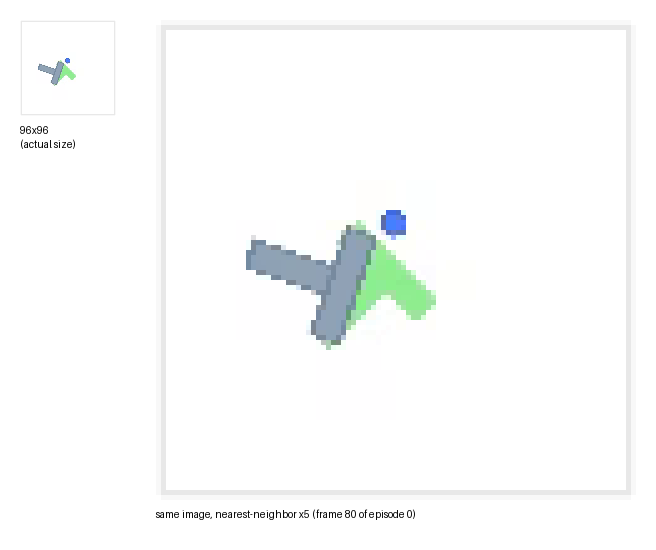

Reproduce this figure in Python.
from pathlib import Path

from PIL import Image, ImageDraw

from lerobot.datasets.lerobot_dataset import LeRobotDataset

SCALE = 5
MARGIN, GAP, CAPTION_H = 20, 40, 30
OUT = Path(__file__).parent / "keyhole.png"

ds = LeRobotDataset("lerobot/pusht", episodes=[0])
mid = ds.num_frames // 2

img = ds[mid]["observation.image"]
arr = img.mul(255).round().byte().permute(1, 2, 0).numpy()

small = Image.fromarray(arr)
big = small.resize((96 * SCALE, 96 * SCALE), Image.NEAREST)

width = MARGIN + 96 + GAP + big.width + MARGIN
height = MARGIN + big.height + CAPTION_H + MARGIN
canvas = Image.new("RGB", (width, height), "white")
canvas.paste(small, (MARGIN, MARGIN))
canvas.paste(big, (MARGIN + 96 + GAP, MARGIN))

draw = ImageDraw.Draw(canvas)
draw.text((MARGIN, MARGIN + 96 + 8), "96x96\n(actual size)", fill="black")
draw.text((MARGIN + 96 + GAP, MARGIN + big.height + 8),
          f"same image, nearest-neighbor x{SCALE} (frame {mid} of episode 0)", fill="black")

canvas.save(OUT)
print(f"wrote {OUT} ({width}x{height})")
